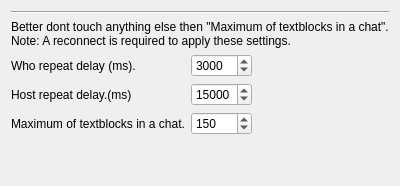
       <widget class="QWidget" name="tab_2">
        <attribute name="title">
         <string>Advanced</string>
        </attribute>
        <layout class="QVBoxLayout" name="verticalLayout_5">
         <item>
          <widget class="Line" name="line">
           <property name="orientation">
            <enum>Qt::Horizontal</enum>
           </property>
          </widget>
         </item>
         <item>
          <widget class="QLabel" name="label">
           <property name="maximumSize">
            <size>
             <width>16777215</width>
             <height>30</height>
            </size>
           </property>
           <property name="text">
            <string>Better dont touch anything else then &quot;Maximum of textblocks in a chat&quot;.
Note: A reconnect is required to apply these settings.</string>
           </property>
          </widget>
         </item>
         <item>
          <layout class="QGridLayout" name="gridLayout">
           <item row="2" column="0">
            <widget class="QLabel" name="label_2">
             <property name="maximumSize">
              <size>
               <width>300</width>
               <height>16777215</height>
              </size>
             </property>
             <property name="text">
              <string>Who repeat delay (ms).</string>
             </property>
            </widget>
           </item>
           <item row="2" column="1">
            <widget class="QSpinBox" name="sbwhorepead">
             <property name="maximumSize">
              <size>
               <width>200</width>
               <height>16777215</height>
              </size>
             </property>
             <property name="minimum">
              <number>1000</number>
             </property>
             <property name="maximum">
              <number>10000</number>
             </property>
             <property name="value">
              <number>3000</number>
             </property>
            </widget>
           </item>
           <item row="3" column="0">
            <widget class="QLabel" name="label_3">
             <property name="text">
              <string>Host repeat delay.(ms)</string>
             </property>
            </widget>
           </item>
           <item row="3" column="1">
            <widget class="QSpinBox" name="sbhostrepead">
             <property name="minimum">
              <number>3000</number>
             </property>
             <property name="maximum">
              <number>30000</number>
             </property>
             <property name="value">
              <number>15000</number>
             </property>
            </widget>
           </item>
           <item row="4" column="0">
            <widget class="QLabel" name="label_5">
             <property name="text">
              <string>Maximum of textblocks in a chat.</string>
             </property>
            </widget>
           </item>
           <item row="4" column="1">
            <widget class="QSpinBox" name="sbmaximumoftextblocks">
             <property name="minimum">
              <number>50</number>
             </property>
             <property name="maximum">
              <number>99999</number>
             </property>
             <property name="value">
              <number>150</number>
             </property>
            </widget>
           </item>
           <item row="2" column="2">
            <spacer name="horizontalSpacer_2">
             <property name="orientation">
              <enum>Qt::Horizontal</enum>
             </property>
             <property name="sizeHint" stdset="0">
              <size>
               <width>40</width>
               <height>20</height>
              </size>
             </property>
            </spacer>
           </item>
          </layout>
         </item>
         <item>
          <spacer name="verticalSpacer">
           <property name="orientation">
            <enum>Qt::Vertical</enum>
           </property>
           <property name="sizeHint" stdset="0">
            <size>
             <width>20</width>
             <height>40</height>
            </size>
           </property>
          </spacer>
         </item>
        </layout>
       </widget>
